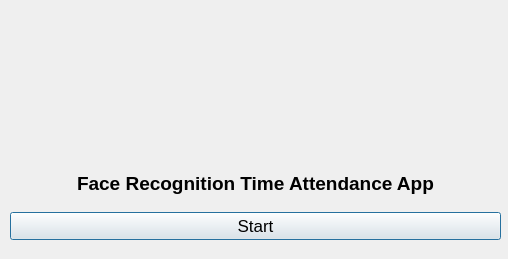
<?xml version="1.0" encoding="UTF-8"?>
<ui version="4.0">
 <class>Dialog</class>
 <widget class="QDialog" name="Dialog">
  <property name="geometry">
   <rect>
    <x>0</x>
    <y>0</y>
    <width>508</width>
    <height>259</height>
   </rect>
  </property>
  <property name="minimumSize">
   <size>
    <width>508</width>
    <height>259</height>
   </size>
  </property>
  <property name="maximumSize">
   <size>
    <width>508</width>
    <height>259</height>
   </size>
  </property>
  <property name="windowTitle">
   <string>Face Recognition Time Attendance App</string>
  </property>
  <property name="windowIcon">
   <iconset resource="resource.qrc">
    <normaloff>:/icon/icon.png</normaloff>:/icon/icon.png</iconset>
  </property>
  <widget class="QWidget" name="verticalLayoutWidget">
   <property name="geometry">
    <rect>
     <x>10</x>
     <y>160</y>
     <width>491</width>
     <height>80</height>
    </rect>
   </property>
   <layout class="QVBoxLayout" name="verticalLayout">
    <item>
     <layout class="QHBoxLayout" name="horizontalLayout">
      <item alignment="Qt::AlignHCenter">
       <widget class="QLabel" name="filelabel">
        <property name="font">
         <font>
          <pointsize>14</pointsize>
          <bold>true</bold>
         </font>
        </property>
        <property name="text">
         <string>Face Recognition Time Attendance App</string>
        </property>
       </widget>
      </item>
     </layout>
    </item>
    <item>
     <widget class="QPushButton" name="runButton">
      <property name="font">
       <font>
        <pointsize>13</pointsize>
       </font>
      </property>
      <property name="text">
       <string>Start</string>
      </property>
     </widget>
    </item>
   </layout>
  </widget>
 </widget>
 <resources>
  <include location="resource.qrc"/>
 </resources>
 <connections/>
</ui>
